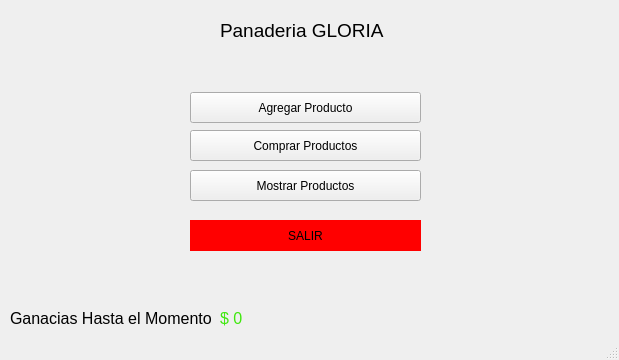
<?xml version="1.0" encoding="UTF-8"?>
<ui version="4.0">
 <class>MainWindow</class>
 <widget class="QMainWindow" name="MainWindow">
  <property name="geometry">
   <rect>
    <x>0</x>
    <y>0</y>
    <width>619</width>
    <height>360</height>
   </rect>
  </property>
  <property name="windowTitle">
   <string>MainWindow</string>
  </property>
  <widget class="QWidget" name="centralwidget">
   <widget class="QLabel" name="label">
    <property name="geometry">
     <rect>
      <x>220</x>
      <y>10</y>
      <width>181</width>
      <height>41</height>
     </rect>
    </property>
    <property name="font">
     <font>
      <pointsize>14</pointsize>
     </font>
    </property>
    <property name="styleSheet">
     <string notr="true">text-transform: uppercase;</string>
    </property>
    <property name="text">
     <string>Panaderia GLORIA</string>
    </property>
   </widget>
   <widget class="QPushButton" name="btn_agregar">
    <property name="geometry">
     <rect>
      <x>190</x>
      <y>92</y>
      <width>231</width>
      <height>31</height>
     </rect>
    </property>
    <property name="text">
     <string>Agregar Producto</string>
    </property>
   </widget>
   <widget class="QPushButton" name="btn_comprar">
    <property name="geometry">
     <rect>
      <x>190</x>
      <y>130</y>
      <width>231</width>
      <height>31</height>
     </rect>
    </property>
    <property name="text">
     <string>Comprar Productos</string>
    </property>
   </widget>
   <widget class="QPushButton" name="btn_mostrar">
    <property name="geometry">
     <rect>
      <x>190</x>
      <y>170</y>
      <width>231</width>
      <height>31</height>
     </rect>
    </property>
    <property name="text">
     <string>Mostrar Productos</string>
    </property>
   </widget>
   <widget class="QPushButton" name="btn_salir">
    <property name="geometry">
     <rect>
      <x>190</x>
      <y>220</y>
      <width>231</width>
      <height>31</height>
     </rect>
    </property>
    <property name="styleSheet">
     <string notr="true">background-color: red;
border: none;</string>
    </property>
    <property name="text">
     <string>SALIR</string>
    </property>
   </widget>
   <widget class="QLabel" name="label_2">
    <property name="geometry">
     <rect>
      <x>10</x>
      <y>310</y>
      <width>201</width>
      <height>16</height>
     </rect>
    </property>
    <property name="font">
     <font>
      <pointsize>12</pointsize>
     </font>
    </property>
    <property name="text">
     <string>Ganacias Hasta el Momento:</string>
    </property>
   </widget>
   <widget class="QLabel" name="label_3">
    <property name="geometry">
     <rect>
      <x>220</x>
      <y>310</y>
      <width>47</width>
      <height>16</height>
     </rect>
    </property>
    <property name="font">
     <font>
      <pointsize>12</pointsize>
     </font>
    </property>
    <property name="styleSheet">
     <string notr="true">color: #3fe70e;</string>
    </property>
    <property name="text">
     <string>$ 0</string>
    </property>
   </widget>
  </widget>
  <widget class="QStatusBar" name="statusbar"/>
 </widget>
 <resources/>
 <connections/>
</ui>
